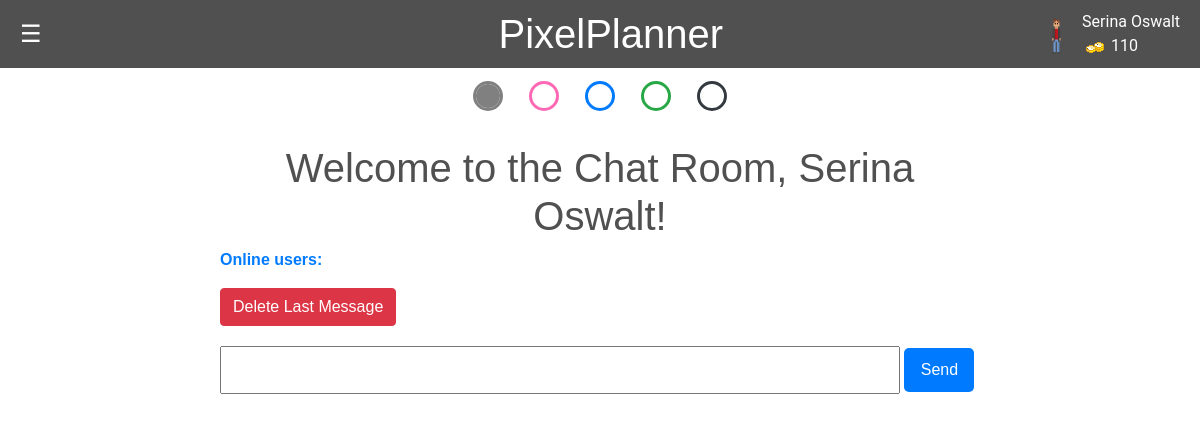
Page /chat (signed in) on the earlier database version.
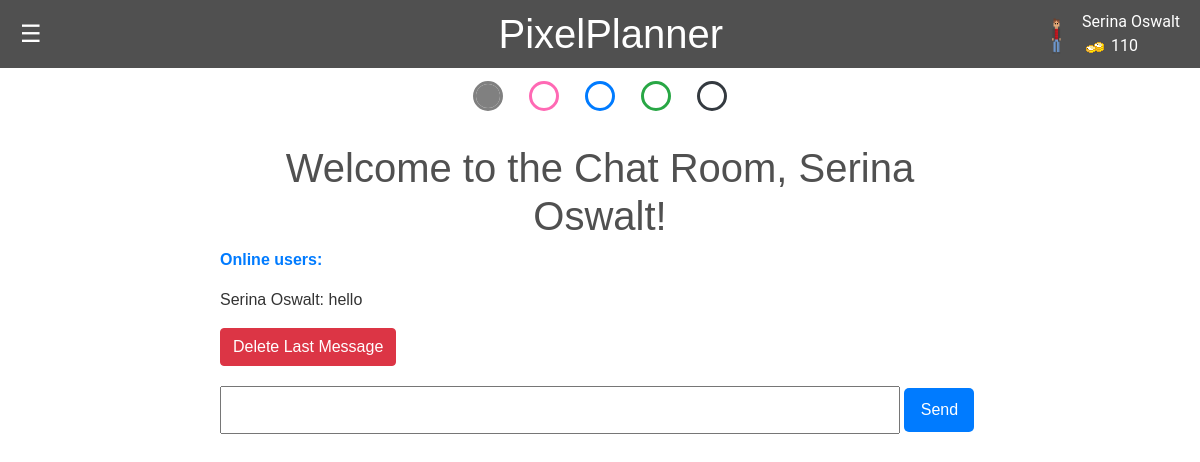
Same page on the later database version.
### app.py (models this page shows, shortened)
class ChatMessage(db.Model):
    id = db.Column(db.Integer, primary_key=True)
    message = db.Column(db.String(500))
    timestamp = db.Column(db.DateTime, default=datetime.utcnow)
    sender_id = db.Column(db.Integer, db.ForeignKey('user.id'))  # ForeignKey to the User model
    sender = db.relationship('User', backref='messages')  # Define the relationship

### app.py (the view)
@app.route('/chat')
def chat():
    if 'email' not in session:
        flash('Please log in to access the chat.')
        return redirect(url_for('login'))
    user_id = session.get('user_id')
    user = User.query.get(user_id)
    messages = ChatMessage.query.order_by(ChatMessage.timestamp.desc()).limit(50).all()  # Get last 50 messages
    return render_template('chat.html', user=user, messages=messages)

### templates/chat.html (shortened to what this page needs)
<!DOCTYPE html>
<html lang="en">
<head>
    <link rel="stylesheet" href="https://cdn.jsdelivr.net/npm/bootstrap@4.6.2/dist/css/bootstrap.min.css">
    <link rel="stylesheet" href="/static/css/styles.css">
</head>
<header>
    <div class="menu-icon" onmouseover="openNav()" onmouseout="closeNav()">&#9776;</div>
    <h1>PixelPlanner</h1>
    <div class="profile-info">
        <img src="{{ url_for('static', filename='images/' + user.avatar) }}" alt="User Avatar" class="avatar">
        <div class="player-info">
            <span class="player-name">{{session.get('user_name', 'Guest')}}</span>
            <span class="player-coins"><img src="{{ url_for('static', filename='images/coin.png') }}" alt="Coin"> {{
                user.coins }}</span>
        </div>
</header>
{% if user.color_picker_unlocked %}
<form class="color-picker">
    <fieldset>
        <input type="radio" name="theme" id="light" checked>
        <input type="radio" name="theme" id="pink">
        <input type="radio" name="theme" id="blue">
        <input type="radio" name="theme" id="green">
        <input type="radio" name="theme" id="dark">
    </fieldset>
</form>
{% else %}
<p class="locked-feature-notice">Visit the Shop to Unlock Themes</p>
{% endif %}
<body>
    <div class="chat-container">
        <h1 class="chat-title">Welcome to the Chat Room, {{ user.name }}!</h1>
        <p class="user-count">Online users: </p>
        <ul class="message-list" id="messages">
            {% for message in messages %}
            <li>{{ message.message }}
            </li>
            {% endfor %}
        </ul>
        <button id="delete-last-msg" class="btn btn-danger">Delete Last Message</button>
        <form class="message-form" id="message-form">
            <input type="text" class="message-input" id="message-input">
            <button type="submit" class="send-btn" id="send-btn">Send</button>
        </form>
    </div>
</body>
</html>

Differences in the rows shown:
added ChatMessage: message "Serina Oswalt: hello"
